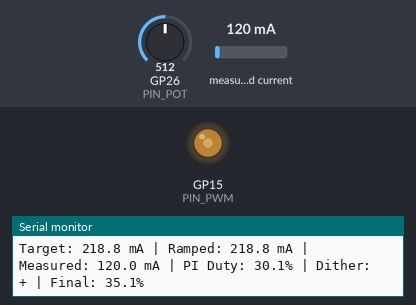
This program was run on a simulated Raspberry Pi Pico. Shown: output pins drawn as LEDs (lit = HIGH), the last lines printed to the serial monitor. Dashed ring = blinking. The test bench sets the inputs (shaded band); at power-on: measured current 120 mA, GP26 (PIN_POT) = 512.

Above: at 1.2 s.
1.3 s: measured current set to 1184 mA
At 1.5 s:
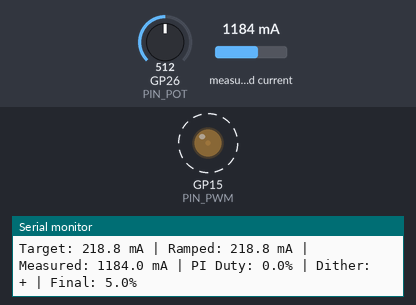
4.3 s: measured current set to 1225 mA
At 4.6 s:
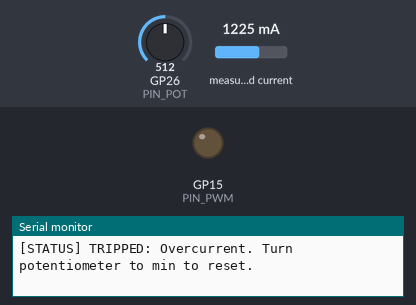
5.9 s: GP26 (PIN_POT) set to 82
7.4 s: GP26 (PIN_POT) set to 70
Timing chart, 0 to 10.0 s (numbered marks = the images above; inputs shaded):
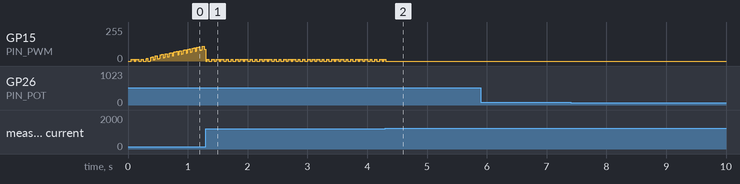

The program:

main.cpp
```cpp
#include <Arduino.h>
#include <Wire.h>
#include <Adafruit_INA219.h>
#include "hardware/pwm.h"     // Native RP2040 PWM SDK API for core compatibility

// --- PIN DEFINITIONS ---
const int PIN_POT = 26;       // GP26 (ADC0) for setting target current
const int PIN_PWM = 15;       // GP15 for MOSFET gate driver PWM

// --- CONSTANTS & CONFIGURATION ---
const float TARGET_MIN_MA = 150.0;
const float TARGET_MAX_MA = 700.0;
const float SHUTOFF_THRESHOLD_MA = 160.0; // Under this, coil is shut down completely

// PI Controller gains (can be calibrated as needed)
const float KP = 2.5f;
const float KI = 15.0f;       // Integrated over time, KI * error * dt

// PWM configuration
const uint32_t PWM_FREQ_HZ = 20000;   // 20 kHz carrier (inaudible)
const uint32_t MAX_PWM = 4095;        // 12-bit PWM resolution (0 - 4095)

// Dither configuration (122 Hz)
const uint32_t DITHER_FREQ_HZ = 122;
const uint32_t DITHER_PERIOD_US = 1000000 / DITHER_FREQ_HZ; // ~8196 us
const uint32_t DITHER_HALF_PERIOD_US = DITHER_PERIOD_US / 2; // ~4098 us
const int32_t DITHER_AMPLITUDE_PWM = 205; // ~5% of MAX_PWM (can adjust to vary physical dither amplitude)

// Loop timing
const unsigned long LOOP_INTERVAL_MS = 10; // 100 Hz loop rate (dt = 0.01s)

// Protection thresholds
const float OVERCURRENT_LIMIT_MA = 1200.0;
const float OPEN_LOAD_DUTY_THRESHOLD = 0.85f * MAX_PWM; // 85% duty cycle
const float OPEN_LOAD_CURRENT_THRESHOLD_MA = 30.0;
const unsigned long OPEN_LOAD_DELAY_MS = 2000;          // 2 seconds before trip

// Potentiometer filter alpha (EMA)
const float POT_FILTER_ALPHA = 0.1f;

// --- GLOBAL VARIABLES ---
Adafruit_INA219 ina219;

float filteredAdc = 0.0f;
float activeTargetCurrent = 0.0f; // Ramped target current
float iTerm = 0.0f;               // Integral term accumulator

// Dither state variables
volatile bool ditherState = false;
unsigned long lastDitherToggle = 0;

// Loop timing variable
unsigned long lastLoopTime = 0;

// Protection state variables
bool overcurrentTripped = false;
bool openLoadTripped = false;
unsigned long openLoadTimer = 0;

// Function declarations
float mapFloat(float x, float in_min, float in_max, float out_min, float out_max);
void checkProtections(float actualCurrent, uint32_t baseDuty);
void handleSerialDebug(float potTarget, float actualCurrent, uint32_t baseDuty, uint32_t finalDuty);

void setup() {
    // Start USB Serial for debugging
    Serial.begin(115200);

    // Configure analog read pin
    pinMode(PIN_POT, INPUT);

    // Configure PWM using native RP2040 hardware PWM SDK API
    gpio_set_function(PIN_PWM, GPIO_FUNC_PWM);
    uint slice_num = pwm_gpio_to_slice_num(PIN_PWM);

    // Set clock divider and wrap for 20 kHz carrier frequency at 12-bit resolution
    // f = 125 MHz / (clkdiv * (wrap + 1))
    // 20000 = 125000000 / (clkdiv * 4096) -> clkdiv = 6250 / 4096 = 1.5258789
    pwm_set_clkdiv(slice_num, 1.526f);
    pwm_set_wrap(slice_num, MAX_PWM);
    pwm_set_gpio_level(PIN_PWM, 0); // Start at 0% duty cycle
    pwm_set_enabled(slice_num, true);

    // Initialize I2C. Default I2C0 pins are GP4 (SDA) and GP5 (SCL) on standard RP2040.
    Wire.begin();

    Serial.println("--- Proportional Valve Controller Starting ---");

    if (!ina219.begin()) {
        Serial.println("CRITICAL ERROR: Failed to find INA219 current sensor chip!");
        while (1) { delay(10); } // Halt if sensor not found
    }

    // By default, INA219 initializes to 32V / 2A range, which fits our 24V / 0.7A max load.
    Serial.println("INA219 Current Sensor Initialized successfully.");

    // Seed the pot filter with initial reading
    filteredAdc = analogRead(PIN_POT);
    lastLoopTime = millis();
    lastDitherToggle = micros();
}

void loop() {
    unsigned long currentMillis = millis();

    // 1. DITHER TOGGLE BLOCK (Independent of main 10ms loop for timing accuracy)
    unsigned long currentMicros = micros();
    if (currentMicros - lastDitherToggle >= DITHER_HALF_PERIOD_US) {
        ditherState = !ditherState;
        lastDitherToggle = currentMicros;
    }

    // 2. MAIN CONTROL LOOP (Runs at 100 Hz / 10ms)
    if (currentMillis - lastLoopTime >= LOOP_INTERVAL_MS) {
        lastLoopTime = currentMillis;

        // Read sensor current
        float actualCurrent = 0.0f;
        if (!overcurrentTripped && !openLoadTripped) {
            actualCurrent = abs(ina219.getCurrent_mA());
        }

        // Read and filter target setpoint from potentiometer
        float rawAdc = analogRead(PIN_POT);
        filteredAdc = (1.0f - POT_FILTER_ALPHA) * filteredAdc + POT_FILTER_ALPHA * rawAdc;

        // Map filtered ADC to target current range
        float potTarget = mapFloat(filteredAdc, 0.0f, 4095.0f, TARGET_MIN_MA, TARGET_MAX_MA);

        // Reset trips if potentiometer is turned to the absolute minimum
        if (potTarget < SHUTOFF_THRESHOLD_MA && (overcurrentTripped || openLoadTripped)) {
            overcurrentTripped = false;
            openLoadTripped = false;
            iTerm = 0.0f;
            Serial.println("Protection trips reset via low setpoint command.");
        }

        // Handle valve shutoff below threshold
        float targetCurrent = 0.0f;
        if (potTarget >= SHUTOFF_THRESHOLD_MA && !overcurrentTripped && !openLoadTripped) {
            targetCurrent = potTarget;
        }

        // Soft Start / Ramping: limit target current rate of change
        const float rampRate = 5.0f; // mA limit per 10ms (500 mA/second ramp rate)
        if (activeTargetCurrent < targetCurrent) {
            activeTargetCurrent = min(activeTargetCurrent + rampRate, targetCurrent);
        } else if (activeTargetCurrent > targetCurrent) {
            activeTargetCurrent = max(activeTargetCurrent - rampRate, targetCurrent);
        }

        // PI Controller calculation
        uint32_t baseDuty = 0;
        if (activeTargetCurrent > 0.0f) {
            float error = activeTargetCurrent - actualCurrent;
            float pTerm = KP * error;
            iTerm += KI * error * 0.01f; // dt = 10ms = 0.01s

            // Anti-windup clamping
            iTerm = constrain(iTerm, 0.0f, (float)MAX_PWM);

            float output = pTerm + iTerm;
            baseDuty = constrain((int32_t)output, 0, (int32_t)MAX_PWM);
        } else {
            iTerm = 0.0f; // Reset integrator when shut off
            baseDuty = 0;
        }

        // Safety checking
        checkProtections(actualCurrent, baseDuty);

        // Calculate and apply dither
        uint32_t finalDuty = 0;
        if (activeTargetCurrent > 0.0f && !overcurrentTripped && !openLoadTripped) {
            int32_t ditherOffset = ditherState ? DITHER_AMPLITUDE_PWM : -DITHER_AMPLITUDE_PWM;
            finalDuty = constrain((int32_t)baseDuty + ditherOffset, 0, (int32_t)MAX_PWM);
        } else {
            finalDuty = 0; // Disable PWM output entirely if stopped or tripped
        }

        // Write PWM level using native RP2040 SDK API
        pwm_set_gpio_level(PIN_PWM, finalDuty);

        // Debug logging to USB Serial
        handleSerialDebug(potTarget, actualCurrent, baseDuty, finalDuty);
    }
}

float mapFloat(float x, float in_min, float in_max, float out_min, float out_max) {
    return (x - in_min) * (out_max - out_min) / (in_max - in_min) + out_min;
}

void checkProtections(float actualCurrent, uint32_t baseDuty) {
    // 1. Overcurrent Protection
    if (actualCurrent > OVERCURRENT_LIMIT_MA) {
        overcurrentTripped = true;
        pwm_set_gpio_level(PIN_PWM, 0); // Shut down immediately
        Serial.print("CRITICAL ERROR: Overcurrent tripped! Measured: ");
        Serial.print(actualCurrent);
        Serial.println(" mA");
    }

    // 2. Open-Load Protection (Broken Wire / Disconnected Valve)
    if (baseDuty > OPEN_LOAD_DUTY_THRESHOLD && actualCurrent < OPEN_LOAD_CURRENT_THRESHOLD_MA) {
        if (openLoadTimer == 0) {
            openLoadTimer = millis();
        } else if (millis() - openLoadTimer >= OPEN_LOAD_DELAY_MS) {
            openLoadTripped = true;
            pwm_set_gpio_level(PIN_PWM, 0); // Shut down immediately
            Serial.println("CRITICAL ERROR: Open Load tripped! Duty cycle high but no current detected.");
        }
    } else {
        openLoadTimer = 0; // Reset open load timer if conditions aren't met
    }
}

void handleSerialDebug(float potTarget, float actualCurrent, uint32_t baseDuty, uint32_t finalDuty) {
    static unsigned long lastLogTime = 0;
    if (millis() - lastLogTime >= 200) { // Log every 200ms
        lastLogTime = millis();

        if (overcurrentTripped) {
            Serial.println("[STATUS] TRIPPED: Overcurrent. Turn potentiometer to min to reset.");
        } else if (openLoadTripped) {
            Serial.println("[STATUS] TRIPPED: Open Load (Broken wire). Turn potentiometer to min to reset.");
        } else {
            Serial.print("Target: ");
            Serial.print(potTarget, 1);
            Serial.print(" mA | Ramped: ");
            Serial.print(activeTargetCurrent, 1);
            Serial.print(" mA | Measured: ");
            Serial.print(actualCurrent, 1);
            Serial.print(" mA | PI Duty: ");
            Serial.print(mapFloat((float)baseDuty, 0, MAX_PWM, 0, 100), 1);
            Serial.print("% | Dither: ");
            Serial.print(ditherState ? "+" : "-");
            Serial.print(" | Final: ");
            Serial.print(mapFloat((float)finalDuty, 0, MAX_PWM, 0, 100), 1);
            Serial.println("%");
        }
    }
}
```

Measured:
- the behaviour switches between 1200 and 1201 mA on measured current (found by bisection; images 1 and 2)
- after the input at 4.3 s, GP15 (PIN_PWM): goes on until 4.3 s, then stays 0/255
- by itself, GP15 (PIN_PWM): alternates 12/255 for 0.04 s and 0/255 for 0.04 s
